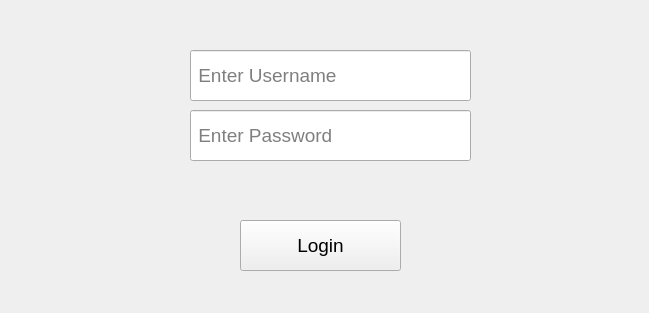
<?xml version="1.0" encoding="UTF-8"?>
<ui version="4.0">
 <class>Form</class>
 <widget class="QWidget" name="Form">
  <property name="geometry">
   <rect>
    <x>0</x>
    <y>0</y>
    <width>649</width>
    <height>313</height>
   </rect>
  </property>
  <property name="font">
   <font>
    <family>Segoe UI</family>
    <pointsize>14</pointsize>
   </font>
  </property>
  <property name="windowTitle">
   <string>Form</string>
  </property>
  <widget class="QPushButton" name="pushButton">
   <property name="geometry">
    <rect>
     <x>240</x>
     <y>220</y>
     <width>161</width>
     <height>51</height>
    </rect>
   </property>
   <property name="text">
    <string>Login</string>
   </property>
  </widget>
  <widget class="QLineEdit" name="lineEdit">
   <property name="geometry">
    <rect>
     <x>190</x>
     <y>50</y>
     <width>281</width>
     <height>51</height>
    </rect>
   </property>
   <property name="placeholderText">
    <string> Enter Username</string>
   </property>
  </widget>
  <widget class="QLineEdit" name="lineEdit_2">
   <property name="geometry">
    <rect>
     <x>190</x>
     <y>110</y>
     <width>281</width>
     <height>51</height>
    </rect>
   </property>
   <property name="echoMode">
    <enum>QLineEdit::Password</enum>
   </property>
   <property name="placeholderText">
    <string> Enter Password</string>
   </property>
  </widget>
  <widget class="QLabel" name="label">
   <property name="geometry">
    <rect>
     <x>220</x>
     <y>160</y>
     <width>501</width>
     <height>51</height>
    </rect>
   </property>
   <property name="font">
    <font>
     <family>Segoe UI</family>
     <pointsize>11</pointsize>
    </font>
   </property>
   <property name="text">
    <string/>
   </property>
  </widget>
 </widget>
 <resources/>
 <connections/>
</ui>
